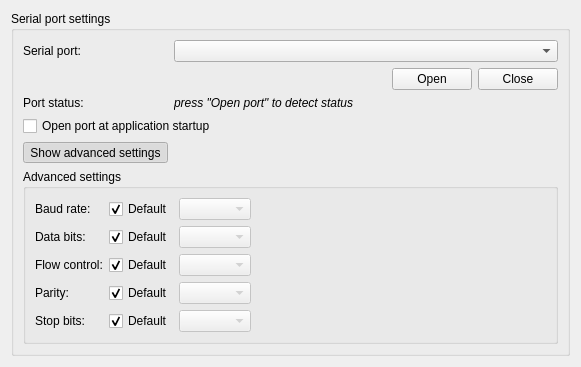
<?xml version="1.0" encoding="UTF-8"?>
<ui version="4.0">
 <class>SettingsView</class>
 <widget class="QWidget" name="SettingsView">
  <property name="geometry">
   <rect>
    <x>0</x>
    <y>0</y>
    <width>581</width>
    <height>356</height>
   </rect>
  </property>
  <property name="windowTitle">
   <string>Settings</string>
  </property>
  <layout class="QVBoxLayout" name="verticalLayout">
   <item>
    <widget class="QGroupBox" name="serialPortSettings">
     <property name="title">
      <string>Serial port settings</string>
     </property>
     <layout class="QGridLayout" name="gridLayout">
      <item row="5" column="0" colspan="6">
       <widget class="QGroupBox" name="advancedSettings">
        <property name="title">
         <string>Advanced settings</string>
        </property>
        <layout class="QGridLayout" name="gridLayout_2">
         <item row="0" column="0">
          <widget class="QLabel" name="labelBaudRate">
           <property name="text">
            <string>Baud rate:</string>
           </property>
           <property name="buddy">
            <cstring>baudRateDefault</cstring>
           </property>
          </widget>
         </item>
         <item row="0" column="1">
          <widget class="QCheckBox" name="baudRateDefault">
           <property name="text">
            <string>Default</string>
           </property>
           <property name="checked">
            <bool>true</bool>
           </property>
          </widget>
         </item>
         <item row="0" column="2">
          <widget class="QComboBox" name="baudRate">
           <property name="enabled">
            <bool>false</bool>
           </property>
          </widget>
         </item>
         <item row="1" column="0">
          <widget class="QLabel" name="labelDataBits">
           <property name="text">
            <string>Data bits:</string>
           </property>
           <property name="buddy">
            <cstring>dataBitsDefault</cstring>
           </property>
          </widget>
         </item>
         <item row="1" column="1">
          <widget class="QCheckBox" name="dataBitsDefault">
           <property name="text">
            <string>Default</string>
           </property>
           <property name="checked">
            <bool>true</bool>
           </property>
          </widget>
         </item>
         <item row="1" column="2">
          <widget class="QComboBox" name="dataBits">
           <property name="enabled">
            <bool>false</bool>
           </property>
          </widget>
         </item>
         <item row="2" column="0">
          <widget class="QLabel" name="labelFlowControl">
           <property name="text">
            <string>Flow control:</string>
           </property>
           <property name="buddy">
            <cstring>flowControlDefault</cstring>
           </property>
          </widget>
         </item>
         <item row="2" column="1">
          <widget class="QCheckBox" name="flowControlDefault">
           <property name="text">
            <string>Default</string>
           </property>
           <property name="checked">
            <bool>true</bool>
           </property>
          </widget>
         </item>
         <item row="2" column="2">
          <widget class="QComboBox" name="flowControl">
           <property name="enabled">
            <bool>false</bool>
           </property>
          </widget>
         </item>
         <item row="3" column="0">
          <widget class="QLabel" name="labelParity">
           <property name="text">
            <string>Parity:</string>
           </property>
           <property name="buddy">
            <cstring>parityDefault</cstring>
           </property>
          </widget>
         </item>
         <item row="3" column="1">
          <widget class="QCheckBox" name="parityDefault">
           <property name="text">
            <string>Default</string>
           </property>
           <property name="checked">
            <bool>true</bool>
           </property>
          </widget>
         </item>
         <item row="3" column="2">
          <widget class="QComboBox" name="parity">
           <property name="enabled">
            <bool>false</bool>
           </property>
          </widget>
         </item>
         <item row="4" column="0">
          <widget class="QLabel" name="labelStopBits">
           <property name="text">
            <string>Stop bits:</string>
           </property>
           <property name="buddy">
            <cstring>stopBitsDefault</cstring>
           </property>
          </widget>
         </item>
         <item row="4" column="1">
          <widget class="QCheckBox" name="stopBitsDefault">
           <property name="text">
            <string>Default</string>
           </property>
           <property name="checked">
            <bool>true</bool>
           </property>
          </widget>
         </item>
         <item row="4" column="2">
          <widget class="QComboBox" name="stopBits">
           <property name="enabled">
            <bool>false</bool>
           </property>
          </widget>
         </item>
         <item row="0" column="3" rowspan="5">
          <spacer name="horizontalSpacer_2">
           <property name="orientation">
            <enum>Qt::Horizontal</enum>
           </property>
           <property name="sizeHint" stdset="0">
            <size>
             <width>303</width>
             <height>128</height>
            </size>
           </property>
          </spacer>
         </item>
        </layout>
       </widget>
      </item>
      <item row="3" column="0" colspan="6">
       <widget class="QCheckBox" name="openPortAtStartup">
        <property name="text">
         <string>Open port at application startup</string>
        </property>
       </widget>
      </item>
      <item row="0" column="1" colspan="5">
       <widget class="QComboBox" name="cbComPort">
        <property name="sizePolicy">
         <sizepolicy hsizetype="Expanding" vsizetype="Fixed">
          <horstretch>0</horstretch>
          <verstretch>0</verstretch>
         </sizepolicy>
        </property>
        <property name="sizeAdjustPolicy">
         <enum>QComboBox::AdjustToContents</enum>
        </property>
       </widget>
      </item>
      <item row="2" column="1" colspan="5">
       <widget class="QLabel" name="labelComPortStatus">
        <property name="font">
         <font>
          <italic>true</italic>
         </font>
        </property>
        <property name="text">
         <string>press &quot;Open port&quot; to detect status</string>
        </property>
       </widget>
      </item>
      <item row="2" column="0">
       <widget class="QLabel" name="labelComPortStatusCaption">
        <property name="text">
         <string>Port status:</string>
        </property>
       </widget>
      </item>
      <item row="0" column="0">
       <widget class="QLabel" name="labelSerialPort">
        <property name="text">
         <string>Serial port:</string>
        </property>
        <property name="buddy">
         <cstring>cbComPort</cstring>
        </property>
       </widget>
      </item>
      <item row="4" column="0">
       <widget class="QToolButton" name="showAdvancedSettings">
        <property name="toolTip">
         <string>Show advanced settings</string>
        </property>
        <property name="text">
         <string>Show advanced settings</string>
        </property>
        <property name="icon">
         <iconset>
          <normaloff>icons/settings_show_advanced.png</normaloff>icons/settings_show_advanced.png</iconset>
        </property>
        <property name="iconSize">
         <size>
          <width>24</width>
          <height>24</height>
         </size>
        </property>
        <property name="checkable">
         <bool>true</bool>
        </property>
        <property name="checked">
         <bool>true</bool>
        </property>
       </widget>
      </item>
      <item row="1" column="0" colspan="6">
       <layout class="QHBoxLayout" name="horizontalLayout">
        <item>
         <spacer name="horizontalSpacer">
          <property name="orientation">
           <enum>Qt::Horizontal</enum>
          </property>
          <property name="sizeHint" stdset="0">
           <size>
            <width>40</width>
            <height>20</height>
           </size>
          </property>
         </spacer>
        </item>
        <item>
         <widget class="QPushButton" name="openButton">
          <property name="text">
           <string>Open</string>
          </property>
         </widget>
        </item>
        <item>
         <widget class="QPushButton" name="closeButton">
          <property name="text">
           <string>Close</string>
          </property>
         </widget>
        </item>
       </layout>
      </item>
     </layout>
    </widget>
   </item>
   <item>
    <spacer name="verticalSpacer">
     <property name="orientation">
      <enum>Qt::Vertical</enum>
     </property>
     <property name="sizeHint" stdset="0">
      <size>
       <width>20</width>
       <height>248</height>
      </size>
     </property>
    </spacer>
   </item>
  </layout>
 </widget>
 <tabstops>
  <tabstop>cbComPort</tabstop>
  <tabstop>baudRateDefault</tabstop>
  <tabstop>baudRate</tabstop>
  <tabstop>dataBitsDefault</tabstop>
  <tabstop>dataBits</tabstop>
  <tabstop>flowControlDefault</tabstop>
  <tabstop>flowControl</tabstop>
  <tabstop>parityDefault</tabstop>
  <tabstop>parity</tabstop>
  <tabstop>stopBitsDefault</tabstop>
  <tabstop>stopBits</tabstop>
 </tabstops>
 <resources/>
 <connections/>
</ui>
